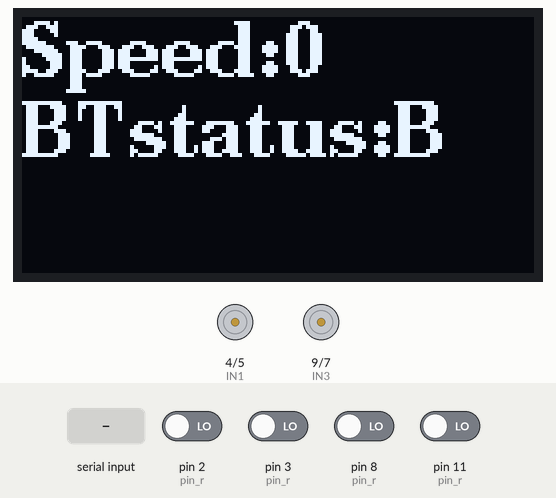
A sketch run on a simulated Arduino Uno, built with avr-gcc and run on an emulated ATmega328P. Shown: 128×64 one-colour display, motor-driver pin pairs drawn as motors (green arrow = first pin HIGH = forward, orange = second pin HIGH = backward, longer = more drive, scaled by the enable pin). The inputs (shaded band) are chosen by the test bench; at power-on: pin 2 (pin_r), pin 3 (pin_r), pin 8 (pin_r), pin 11 (pin_r) LOW. What the sketch prints to the serial monitor is not drawn.

Above: at 1.2 s.
1.3 s: "A\n" received over the second serial link
At 1.8 s:
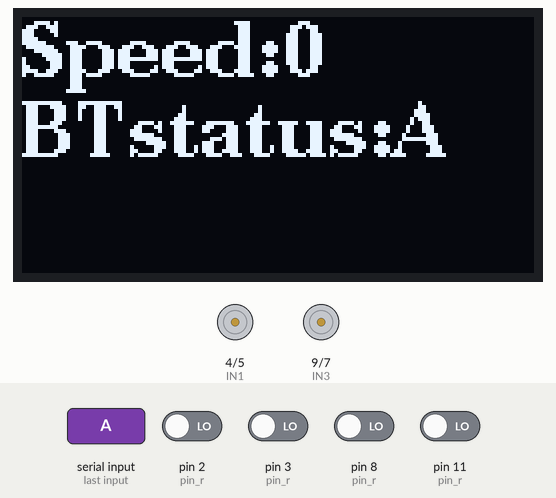
4.0 s: "C\n" received over Serial
At 5.0 s:
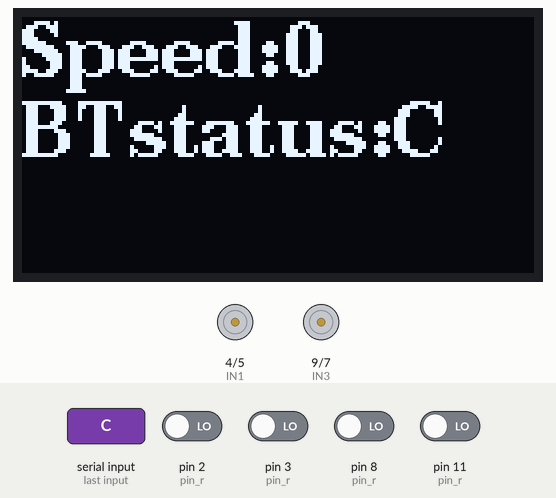
7.2 s: "D\n" received over the second serial link
At 8.1 s:
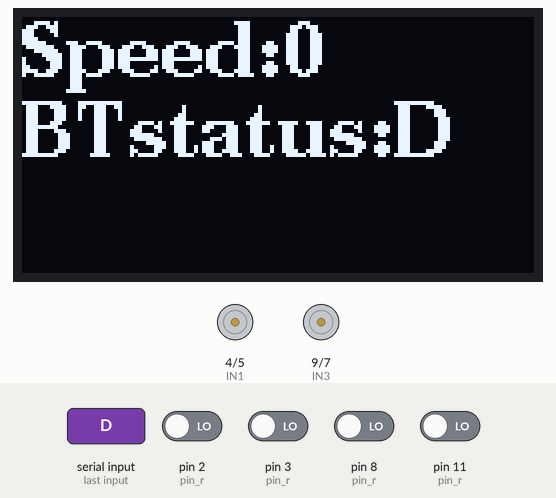
10.4 s: "L\n" received over the second serial link
At 11.3 s:
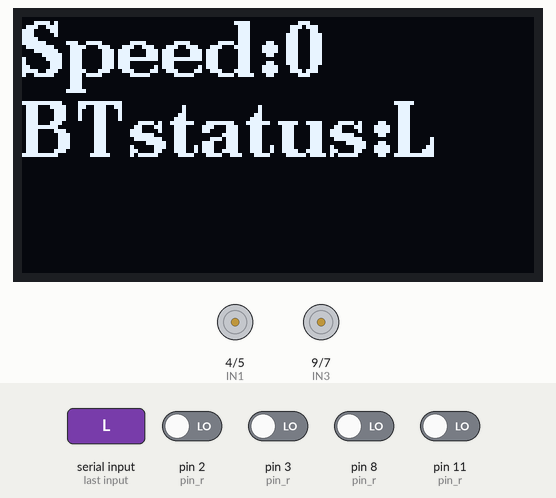
13.0 s: "R\n" received over the second serial link
At 13.9 s:
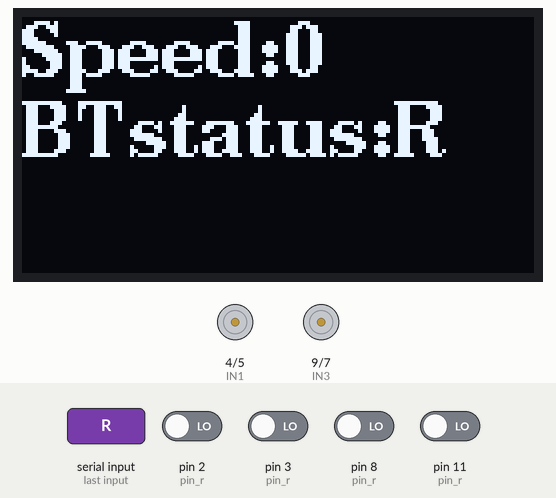
15.6 s: pin 2 (pin_r) driven HIGH
At 15.79 s:
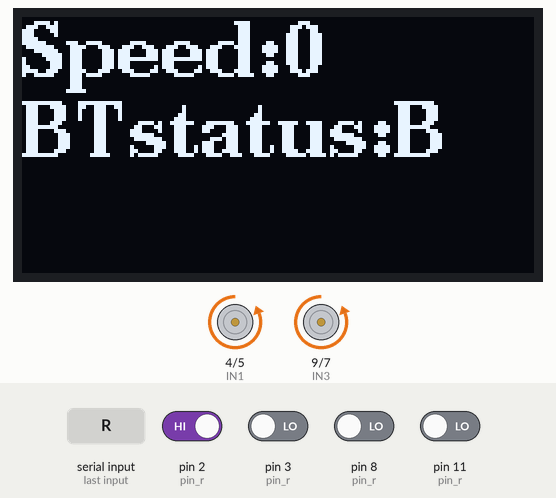
Timing chart, 0 to 18.4 s (numbered marks = the images above; inputs shaded):
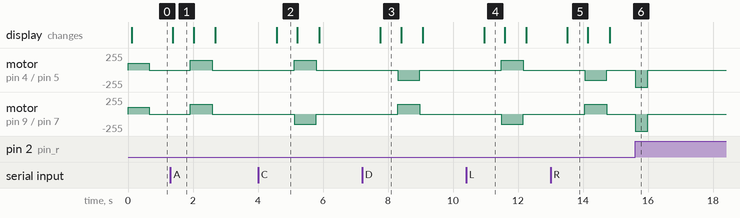

The sketch:

anycar.ino
```cpp
#define ENA 6
#define ENB 10 //ENB 3
#define IN1 4
#define IN2 5
#define IN3 9 //IN3 2
#define IN4 7
#define RIN1 11
#define RIN2 3 //RIN2 10
#define RIN3 2 //RIN3 9
#define RIN4 8

#define DEFSPDA 150
#define DEFSPDB 150
#define ADPSPD 50

#include <Arduino.h>
#include <U8g2lib.h>
#include <SPI.h>
#include <string.h>

#include<Wire.h>

#include <SoftwareSerial.h>
// 设置Arduino软件串口，12-RX,13-TX
// Pin12为RX，接HC05的TXD
// Pin13为TX，接HC05的RXD
SoftwareSerial BT(12, 13);

U8G2_SSD1306_128X64_NONAME_1_HW_I2C u8g2(U8G2_R0, U8X8_PIN_NONE, A5, A4);

int pin_r[4] = {RIN1,RIN2,RIN3,RIN4};
int sens[4] = {0,0,0,0};
int sens_r[4] = {-3,-1,1,3};
int pos_rev[2] = {0,0};//left right wheel with 0 pos 1 neg
int time = 0;

char val;
char a = 'B';
char anomoly[7][100] = {"A sent\n","B sent\n","C sent\n","D sent\n","Stop triggered\n","L triggered\n","R triggered\n"};
int anomoly_number = -1;

int SpdA = 0,SpdB = 0,Spd;

void setup() {
  // put your setup code here, to run once:
  pinMode(ENA,OUTPUT);
  pinMode(ENB,OUTPUT);
  pinMode(IN1,OUTPUT);
  pinMode(IN2,OUTPUT);
  pinMode(IN3,OUTPUT);
  pinMode(IN4,OUTPUT);

  digitalWrite(IN1, HIGH);
  digitalWrite(IN2, LOW);
  digitalWrite(IN3, HIGH);
  digitalWrite(IN4, LOW);

  analogWrite(ENA,100);
  analogWrite(ENB,100);

  u8g2.begin();

  Serial.begin(9600);
   //初始化Arduino串口，波特率自定，这里选38400
   Serial.println("BT is ready!");
   //测试与PC之间串口是否正常，正常则显示上述文字，异常则显示乱码
   BT.begin(9600);
   // HC-05的AT模式默认通信波特率为38400
   //pinMode(13,OUTPUT);
   //pinMode(8,INPUT);
   //用来使能HC-05并读取HC-05状态，这里没用到

  attachInterrupt(1,B_avoid,CHANGE);
  attachInterrupt(0,B_avoid,CHANGE);
}

void read_sens()
{
  int i = 0;
  for(i=0;i<4;i++){
    sens[i]=digitalRead(pin_r[i]);
  }

  /*double error = 0.0;
  for(i=0;i<4;i++){
    error += sens_r[i]*sens[i];
  }
  error /= 4;
  return error;*/
}

void B_avoid()
{

  pos_rev[0] = 1;
  pos_rev[1] = 1;

  SpdA = 255;
  SpdB = 255;

  digitalWrite(IN1, LOW);
  digitalWrite(IN2, HIGH);

  digitalWrite(IN3, LOW);
  digitalWrite(IN4, HIGH);

  analogWrite(ENA,SpdA);
  analogWrite(ENB,SpdB);
  delay(40);

  anomoly_number = -1;

  a = 'B';

}

void loop() {
  // put your main code here, to run repeatedly:
  /*double error = 0;
  error = read_sens();*/ //如有巡线可魔改此
  read_sens();

  /*wheel turn direction*/
  if ( pos_rev[1] == 0 )
  {
    digitalWrite(IN1, HIGH);
    digitalWrite(IN2, LOW);
  }else
  {
    digitalWrite(IN1, LOW);
    digitalWrite(IN2, HIGH);
  }

  if ( pos_rev[0] == 0 )
  {
    digitalWrite(IN3, HIGH);
    digitalWrite(IN4, LOW);
  }else
  {
    digitalWrite(IN3, LOW);
    digitalWrite(IN4, HIGH);
  }
  /*end that*/

  if( sens[1] == 0 || sens[2] == 0 )
  {
    a = 'B';
    anomoly_number = 4;
  }else if(sens[0] == 0 && (a == 'A' || a == 'C' || a == 'D') )
  {
    a = 'L';
    anomoly_number = 5;
  }else if(sens[3] == 0 && (a == 'A' || a == 'C' || a == 'D') )
  {
    a = 'R';
    anomoly_number = 6;
  }

  SpdA = constrain(SpdA,0,255);
  SpdB = constrain(SpdB,0,255);

  Spd = ( SpdA + SpdB ) / 2;

  if (Serial.available()) {
     val = Serial.read();
     if (val != '\0' && val != '\n' && val != -1 && val != '\r') { // 仅当incomingVal不为空字符时更新val
      a = val;
      }
     BT.print(val);
     //将PC发来的数据存在val内，并发送给HC-05模块
   }
   if( anomoly_number != -1 )
   {
      BT.print(anomoly[anomoly_number]);
      anomoly_number = -1;
   }
  if (BT.available()) {
     val = BT.read();
      if (val != '\0' && val != '\n' && val != -1 && val != '\r') { // 仅当incomingVal不为空字符时更新val
      a = val;

      if( a == 'A' )
      {
        anomoly_number = 0;
      }else if( a == 'B' )
      {
        anomoly_number = 1;
      }else if( a == 'C' )
      {
        anomoly_number = 2;
      }else if( a == 'D' )
      {
        anomoly_number = 3;
      }
      }
     Serial.print(val);
     //将HC-05模块发来的数据存在val内，并发送给PC
   }

  u8g2.firstPage();
  do{
    u8g2.clearBuffer();
    u8g2.setFont(u8g2_font_ncenB14_tr);
    u8g2.setCursor(0,15);
    u8g2.print("Speed:");
    u8g2.print(Spd);

    u8g2.setCursor(0,35);
    u8g2.print("BTstatus:");
    u8g2.print(a);

    u8g2.sendBuffer();
  } while(u8g2.nextPage());

  if ( a == 'A' )
  {
    time = 0;

    pos_rev[0] = 0;
    pos_rev[1] = 0;

    SpdA = DEFSPDA /*+ error * ADPSPD;*/;
    SpdB = DEFSPDB /*+ error * ADPSPD;*/;
  }else if( a == 'B' )
  {
    time = 0;

    pos_rev[0] = 0;
    pos_rev[1] = 0;

    SpdA = 0;
    SpdB = 0;
  }else if( a == 'L' )
  {
    pos_rev[0] = 1;
    pos_rev[1] = 0;
    time++;
    SpdA = DEFSPDA;
    SpdB = DEFSPDB;
    if( time == 8 )
    {
      a = 'B';
      time = 0;
    }
  }else if( a == 'R' )
  {
    pos_rev[0] = 0;
    pos_rev[1] = 1;
    time++;
    SpdA = DEFSPDA;
    SpdB = DEFSPDB;
    if( time == 8 )
    {
      a = 'B';
      time = 0;
    }
  }else if( a == 'C' )
  {
    pos_rev[0] = 1;
    pos_rev[1] = 0;
    time = 0;
    SpdA = DEFSPDA;
    SpdB = DEFSPDB;
  }else if( a == 'D' )
  {
    pos_rev[0] = 0;
    pos_rev[1] = 1;
    time = 0;
    SpdA = DEFSPDA;
    SpdB = DEFSPDB;
  }

  analogWrite(ENA,SpdA);
  analogWrite(ENB,SpdB);

}
```

Measured:
- after the input at 1.3 s, motor on pin 4 (IN1) / pin 5 (IN2), motor on pin 9 (IN3) / pin 7 (IN4): stopped → forward 150/255 after 0.62 s, → stopped 0.67 s later; the display: changes after 0.08 s (image 1)
- after the input at 4.0 s, motor on pin 4 (IN1) / pin 5 (IN2): stopped → forward 150/255 after 1.1 s, → stopped 0.68 s later; motor on pin 9 (IN3) / pin 7 (IN4): stopped → backward 150/255 after 1.1 s, → stopped 0.68 s later; the display: changes after 0.58 s (image 2)
- after the input at 7.2 s, motor on pin 4 (IN1) / pin 5 (IN2): stopped → backward 150/255 after 1.1 s, → stopped 0.67 s later; motor on pin 9 (IN3) / pin 7 (IN4): stopped → forward 150/255 after 1.1 s, → stopped 0.67 s later; the display: changes after 0.57 s (image 3)
- after the input at 10.4 s, motor on pin 4 (IN1) / pin 5 (IN2): stopped → forward 150/255 after 1.1 s, → stopped 0.67 s later; motor on pin 9 (IN3) / pin 7 (IN4): stopped → backward 150/255 after 1.1 s, → stopped 0.67 s later; the display: changes after 0.56 s (image 4)
- after the input at 13.0 s, motor on pin 4 (IN1) / pin 5 (IN2): stopped → backward 150/255 after 1.1 s, → stopped 0.67 s later; motor on pin 9 (IN3) / pin 7 (IN4): stopped → forward 150/255 after 1.1 s, → stopped 0.67 s later; the display: changes after 0.51 s (image 5)
- after the input at 15.6 s, motor on pin 4 (IN1) / pin 5 (IN2), motor on pin 9 (IN3) / pin 7 (IN4): stopped → backward 255/255 at once, → stopped 0.39 s later
- what the display in image 1 shows lasts 0.6 s, from 1.4 s to 2.0 s
